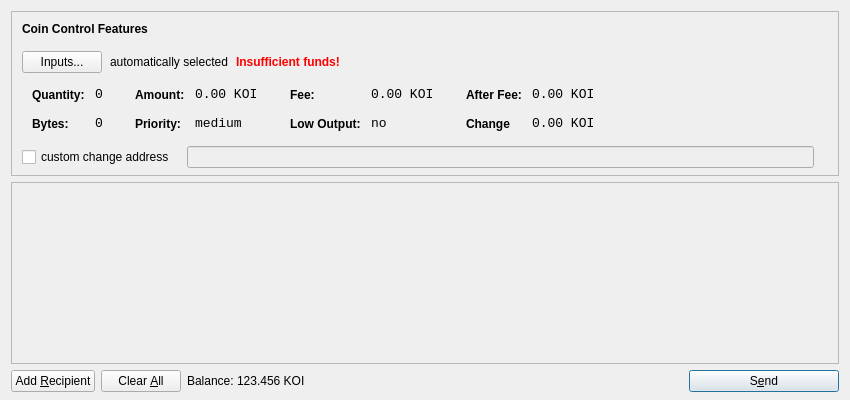
<?xml version="1.0" encoding="UTF-8"?>
<ui version="4.0">
 <class>SendCoinsDialog</class>
 <widget class="QDialog" name="SendCoinsDialog">
  <property name="geometry">
   <rect>
    <x>0</x>
    <y>0</y>
    <width>850</width>
    <height>400</height>
   </rect>
  </property>
  <property name="windowTitle">
   <string>Send Coins</string>
  </property>
  <layout class="QVBoxLayout" name="verticalLayout" stretch="0,1,0">
   <property name="bottomMargin">
    <number>8</number>
   </property>
   <item>
    <widget class="QFrame" name="frameCoinControl">
     <property name="sizePolicy">
      <sizepolicy hsizetype="Expanding" vsizetype="Expanding">
       <horstretch>0</horstretch>
       <verstretch>0</verstretch>
      </sizepolicy>
     </property>
     <property name="maximumSize">
      <size>
       <width>16777215</width>
       <height>16777215</height>
      </size>
     </property>
     <property name="frameShape">
      <enum>QFrame::StyledPanel</enum>
     </property>
     <property name="frameShadow">
      <enum>QFrame::Sunken</enum>
     </property>
     <layout class="QVBoxLayout" name="verticalLayoutCoinControl2">
      <property name="spacing">
       <number>-1</number>
      </property>
      <property name="leftMargin">
       <number>0</number>
      </property>
      <property name="topMargin">
       <number>0</number>
      </property>
      <property name="rightMargin">
       <number>0</number>
      </property>
      <property name="bottomMargin">
       <number>6</number>
      </property>
      <item>
       <layout class="QVBoxLayout" name="verticalLayoutCoinControl" stretch="0,0,0,0,1">
        <property name="spacing">
         <number>0</number>
        </property>
        <property name="leftMargin">
         <number>10</number>
        </property>
        <property name="topMargin">
         <number>10</number>
        </property>
        <item>
         <layout class="QHBoxLayout" name="horizontalLayoutCoinControl1">
          <property name="bottomMargin">
           <number>15</number>
          </property>
          <item>
           <widget class="QLabel" name="labelCoinControlFeatures">
            <property name="sizePolicy">
             <sizepolicy hsizetype="Preferred" vsizetype="Maximum">
              <horstretch>0</horstretch>
              <verstretch>0</verstretch>
             </sizepolicy>
            </property>
            <property name="font">
             <font>
              <weight>75</weight>
              <bold>true</bold>
             </font>
            </property>
            <property name="styleSheet">
             <string notr="true">font-weight:bold;</string>
            </property>
            <property name="text">
             <string>Coin Control Features</string>
            </property>
           </widget>
          </item>
         </layout>
        </item>
        <item>
         <layout class="QHBoxLayout" name="horizontalLayoutCoinControl2" stretch="0,0,0,0">
          <property name="spacing">
           <number>8</number>
          </property>
          <property name="bottomMargin">
           <number>10</number>
          </property>
          <item>
           <widget class="QPushButton" name="pushButtonCoinControl">
            <property name="styleSheet">
             <string notr="true"/>
            </property>
            <property name="text">
             <string>Inputs...</string>
            </property>
           </widget>
          </item>
          <item>
           <widget class="QLabel" name="labelCoinControlAutomaticallySelected">
            <property name="text">
             <string>automatically selected</string>
            </property>
            <property name="margin">
             <number>5</number>
            </property>
           </widget>
          </item>
          <item>
           <widget class="QLabel" name="labelCoinControlInsuffFunds">
            <property name="font">
             <font>
              <weight>75</weight>
              <bold>true</bold>
             </font>
            </property>
            <property name="styleSheet">
             <string notr="true">color:red;font-weight:bold;</string>
            </property>
            <property name="text">
             <string>Insufficient funds!</string>
            </property>
            <property name="margin">
             <number>5</number>
            </property>
           </widget>
          </item>
          <item>
           <spacer name="horizontalSpacerCoinControl">
            <property name="orientation">
             <enum>Qt::Horizontal</enum>
            </property>
            <property name="sizeHint" stdset="0">
             <size>
              <width>40</width>
              <height>1</height>
             </size>
            </property>
           </spacer>
          </item>
         </layout>
        </item>
        <item>
         <widget class="QWidget" name="widgetCoinControl" native="true">
          <property name="sizePolicy">
           <sizepolicy hsizetype="Preferred" vsizetype="Preferred">
            <horstretch>0</horstretch>
            <verstretch>0</verstretch>
           </sizepolicy>
          </property>
          <property name="minimumSize">
           <size>
            <width>0</width>
            <height>0</height>
           </size>
          </property>
          <property name="styleSheet">
           <string notr="true"/>
          </property>
          <layout class="QHBoxLayout" name="horizontalLayoutCoinControl5">
           <property name="margin">
            <number>0</number>
           </property>
           <item>
            <layout class="QHBoxLayout" name="horizontalLayoutCoinControl3" stretch="0,0,0,1">
             <property name="spacing">
              <number>20</number>
             </property>
             <property name="topMargin">
              <number>0</number>
             </property>
             <property name="bottomMargin">
              <number>10</number>
             </property>
             <item>
              <layout class="QFormLayout" name="formLayoutCoinControl1">
               <property name="horizontalSpacing">
                <number>10</number>
               </property>
               <property name="verticalSpacing">
                <number>14</number>
               </property>
               <property name="leftMargin">
                <number>10</number>
               </property>
               <property name="topMargin">
                <number>4</number>
               </property>
               <property name="rightMargin">
                <number>6</number>
               </property>
               <item row="0" column="0">
                <widget class="QLabel" name="labelCoinControlQuantityText">
                 <property name="styleSheet">
                  <string notr="true">font-weight:bold;</string>
                 </property>
                 <property name="text">
                  <string>Quantity:</string>
                 </property>
                 <property name="margin">
                  <number>0</number>
                 </property>
                </widget>
               </item>
               <item row="0" column="1">
                <widget class="QLabel" name="labelCoinControlQuantity">
                 <property name="font">
                  <font>
                   <family>Monospace</family>
                   <pointsize>10</pointsize>
                  </font>
                 </property>
                 <property name="cursor">
                  <cursorShape>IBeamCursor</cursorShape>
                 </property>
                 <property name="contextMenuPolicy">
                  <enum>Qt::ActionsContextMenu</enum>
                 </property>
                 <property name="text">
                  <string>0</string>
                 </property>
                 <property name="margin">
                  <number>0</number>
                 </property>
                 <property name="textInteractionFlags">
                  <set>Qt::LinksAccessibleByMouse|Qt::TextSelectableByKeyboard|Qt::TextSelectableByMouse</set>
                 </property>
                </widget>
               </item>
               <item row="1" column="0">
                <widget class="QLabel" name="labelCoinControlBytesText">
                 <property name="styleSheet">
                  <string notr="true">font-weight:bold;</string>
                 </property>
                 <property name="text">
                  <string>Bytes:</string>
                 </property>
                </widget>
               </item>
               <item row="1" column="1">
                <widget class="QLabel" name="labelCoinControlBytes">
                 <property name="font">
                  <font>
                   <family>Monospace</family>
                   <pointsize>10</pointsize>
                  </font>
                 </property>
                 <property name="cursor">
                  <cursorShape>IBeamCursor</cursorShape>
                 </property>
                 <property name="contextMenuPolicy">
                  <enum>Qt::ActionsContextMenu</enum>
                 </property>
                 <property name="text">
                  <string>0</string>
                 </property>
                 <property name="textInteractionFlags">
                  <set>Qt::LinksAccessibleByMouse|Qt::TextSelectableByKeyboard|Qt::TextSelectableByMouse</set>
                 </property>
                </widget>
               </item>
              </layout>
             </item>
             <item>
              <layout class="QFormLayout" name="formLayoutCoinControl2">
               <property name="horizontalSpacing">
                <number>10</number>
               </property>
               <property name="verticalSpacing">
                <number>14</number>
               </property>
               <property name="leftMargin">
                <number>6</number>
               </property>
               <property name="topMargin">
                <number>4</number>
               </property>
               <property name="rightMargin">
                <number>6</number>
               </property>
               <item row="0" column="0">
                <widget class="QLabel" name="labelCoinControlAmountText">
                 <property name="styleSheet">
                  <string notr="true">font-weight:bold;</string>
                 </property>
                 <property name="text">
                  <string>Amount:</string>
                 </property>
                 <property name="margin">
                  <number>0</number>
                 </property>
                </widget>
               </item>
               <item row="0" column="1">
                <widget class="QLabel" name="labelCoinControlAmount">
                 <property name="font">
                  <font>
                   <family>Monospace</family>
                   <pointsize>10</pointsize>
                  </font>
                 </property>
                 <property name="cursor">
                  <cursorShape>IBeamCursor</cursorShape>
                 </property>
                 <property name="contextMenuPolicy">
                  <enum>Qt::ActionsContextMenu</enum>
                 </property>
                 <property name="text">
                  <string>0.00 KOI</string>
                 </property>
                 <property name="textInteractionFlags">
                  <set>Qt::LinksAccessibleByMouse|Qt::TextSelectableByKeyboard|Qt::TextSelectableByMouse</set>
                 </property>
                </widget>
               </item>
               <item row="1" column="0">
                <widget class="QLabel" name="labelCoinControlPriorityText">
                 <property name="styleSheet">
                  <string notr="true">font-weight:bold;</string>
                 </property>
                 <property name="text">
                  <string>Priority:</string>
                 </property>
                </widget>
               </item>
               <item row="1" column="1">
                <widget class="QLabel" name="labelCoinControlPriority">
                 <property name="font">
                  <font>
                   <family>Monospace</family>
                   <pointsize>10</pointsize>
                  </font>
                 </property>
                 <property name="cursor">
                  <cursorShape>IBeamCursor</cursorShape>
                 </property>
                 <property name="contextMenuPolicy">
                  <enum>Qt::ActionsContextMenu</enum>
                 </property>
                 <property name="text">
                  <string>medium</string>
                 </property>
                 <property name="textInteractionFlags">
                  <set>Qt::LinksAccessibleByMouse|Qt::TextSelectableByKeyboard|Qt::TextSelectableByMouse</set>
                 </property>
                </widget>
               </item>
              </layout>
             </item>
             <item>
              <layout class="QFormLayout" name="formLayoutCoinControl3">
               <property name="horizontalSpacing">
                <number>10</number>
               </property>
               <property name="verticalSpacing">
                <number>14</number>
               </property>
               <property name="leftMargin">
                <number>6</number>
               </property>
               <property name="topMargin">
                <number>4</number>
               </property>
               <property name="rightMargin">
                <number>6</number>
               </property>
               <item row="0" column="0">
                <widget class="QLabel" name="labelCoinControlFeeText">
                 <property name="styleSheet">
                  <string notr="true">font-weight:bold;</string>
                 </property>
                 <property name="text">
                  <string>Fee:</string>
                 </property>
                 <property name="margin">
                  <number>0</number>
                 </property>
                </widget>
               </item>
               <item row="0" column="1">
                <widget class="QLabel" name="labelCoinControlFee">
                 <property name="font">
                  <font>
                   <family>Monospace</family>
                   <pointsize>10</pointsize>
                  </font>
                 </property>
                 <property name="cursor">
                  <cursorShape>IBeamCursor</cursorShape>
                 </property>
                 <property name="contextMenuPolicy">
                  <enum>Qt::ActionsContextMenu</enum>
                 </property>
                 <property name="text">
                  <string>0.00 KOI</string>
                 </property>
                 <property name="textInteractionFlags">
                  <set>Qt::LinksAccessibleByMouse|Qt::TextSelectableByKeyboard|Qt::TextSelectableByMouse</set>
                 </property>
                </widget>
               </item>
               <item row="1" column="0">
                <widget class="QLabel" name="labelCoinControlLowOutputText">
                 <property name="styleSheet">
                  <string notr="true">font-weight:bold;</string>
                 </property>
                 <property name="text">
                  <string>Low Output:</string>
                 </property>
                </widget>
               </item>
               <item row="1" column="1">
                <widget class="QLabel" name="labelCoinControlLowOutput">
                 <property name="font">
                  <font>
                   <family>Monospace</family>
                   <pointsize>10</pointsize>
                  </font>
                 </property>
                 <property name="cursor">
                  <cursorShape>IBeamCursor</cursorShape>
                 </property>
                 <property name="contextMenuPolicy">
                  <enum>Qt::ActionsContextMenu</enum>
                 </property>
                 <property name="text">
                  <string>no</string>
                 </property>
                 <property name="textInteractionFlags">
                  <set>Qt::LinksAccessibleByMouse|Qt::TextSelectableByKeyboard|Qt::TextSelectableByMouse</set>
                 </property>
                </widget>
               </item>
              </layout>
             </item>
             <item>
              <layout class="QFormLayout" name="formLayoutCoinControl4">
               <property name="horizontalSpacing">
                <number>10</number>
               </property>
               <property name="verticalSpacing">
                <number>14</number>
               </property>
               <property name="leftMargin">
                <number>6</number>
               </property>
               <property name="topMargin">
                <number>4</number>
               </property>
               <property name="rightMargin">
                <number>6</number>
               </property>
               <item row="0" column="0">
                <widget class="QLabel" name="labelCoinControlAfterFeeText">
                 <property name="styleSheet">
                  <string notr="true">font-weight:bold;</string>
                 </property>
                 <property name="text">
                  <string>After Fee:</string>
                 </property>
                 <property name="margin">
                  <number>0</number>
                 </property>
                </widget>
               </item>
               <item row="0" column="1">
                <widget class="QLabel" name="labelCoinControlAfterFee">
                 <property name="font">
                  <font>
                   <family>Monospace</family>
                   <pointsize>10</pointsize>
                  </font>
                 </property>
                 <property name="cursor">
                  <cursorShape>IBeamCursor</cursorShape>
                 </property>
                 <property name="contextMenuPolicy">
                  <enum>Qt::ActionsContextMenu</enum>
                 </property>
                 <property name="text">
                  <string>0.00 KOI</string>
                 </property>
                 <property name="textInteractionFlags">
                  <set>Qt::LinksAccessibleByMouse|Qt::TextSelectableByKeyboard|Qt::TextSelectableByMouse</set>
                 </property>
                </widget>
               </item>
               <item row="1" column="0">
                <widget class="QLabel" name="labelCoinControlChangeText">
                 <property name="styleSheet">
                  <string notr="true">font-weight:bold;</string>
                 </property>
                 <property name="text">
                  <string>Change</string>
                 </property>
                </widget>
               </item>
               <item row="1" column="1">
                <widget class="QLabel" name="labelCoinControlChange">
                 <property name="font">
                  <font>
                   <family>Monospace</family>
                   <pointsize>10</pointsize>
                  </font>
                 </property>
                 <property name="cursor">
                  <cursorShape>IBeamCursor</cursorShape>
                 </property>
                 <property name="contextMenuPolicy">
                  <enum>Qt::ActionsContextMenu</enum>
                 </property>
                 <property name="text">
                  <string>0.00 KOI</string>
                 </property>
                 <property name="textInteractionFlags">
                  <set>Qt::LinksAccessibleByMouse|Qt::TextSelectableByKeyboard|Qt::TextSelectableByMouse</set>
                 </property>
                </widget>
               </item>
              </layout>
             </item>
            </layout>
           </item>
          </layout>
         </widget>
        </item>
        <item>
         <layout class="QHBoxLayout" name="horizontalLayoutCoinControl4" stretch="0,0,0">
          <property name="spacing">
           <number>12</number>
          </property>
          <property name="sizeConstraint">
           <enum>QLayout::SetDefaultConstraint</enum>
          </property>
          <property name="topMargin">
           <number>5</number>
          </property>
          <property name="rightMargin">
           <number>5</number>
          </property>
          <item>
           <widget class="QCheckBox" name="checkBoxCoinControlChange">
            <property name="text">
             <string>custom change address</string>
            </property>
           </widget>
          </item>
          <item>
           <widget class="QLineEdit" name="lineEditCoinControlChange">
            <property name="enabled">
             <bool>false</bool>
            </property>
            <property name="sizePolicy">
             <sizepolicy hsizetype="Expanding" vsizetype="Fixed">
              <horstretch>0</horstretch>
              <verstretch>0</verstretch>
             </sizepolicy>
            </property>
           </widget>
          </item>
          <item>
           <widget class="QLabel" name="labelCoinControlChangeLabel">
            <property name="sizePolicy">
             <sizepolicy hsizetype="Preferred" vsizetype="Expanding">
              <horstretch>0</horstretch>
              <verstretch>0</verstretch>
             </sizepolicy>
            </property>
            <property name="minimumSize">
             <size>
              <width>0</width>
              <height>0</height>
             </size>
            </property>
            <property name="text">
             <string/>
            </property>
            <property name="margin">
             <number>3</number>
            </property>
           </widget>
          </item>
         </layout>
        </item>
        <item>
         <spacer name="verticalSpacerCoinControl">
          <property name="orientation">
           <enum>Qt::Vertical</enum>
          </property>
          <property name="sizeHint" stdset="0">
           <size>
            <width>800</width>
            <height>1</height>
           </size>
          </property>
         </spacer>
        </item>
       </layout>
      </item>
     </layout>
    </widget>
   </item>
   <item>
    <widget class="QScrollArea" name="scrollArea">
     <property name="widgetResizable">
      <bool>true</bool>
     </property>
     <widget class="QWidget" name="scrollAreaWidgetContents">
      <property name="geometry">
       <rect>
        <x>0</x>
        <y>0</y>
        <width>830</width>
        <height>165</height>
       </rect>
      </property>
      <layout class="QVBoxLayout" name="verticalLayout_2">
       <property name="margin">
        <number>0</number>
       </property>
       <item>
        <layout class="QVBoxLayout" name="entries">
         <property name="spacing">
          <number>6</number>
         </property>
        </layout>
       </item>
       <item>
        <spacer name="verticalSpacer">
         <property name="orientation">
          <enum>Qt::Vertical</enum>
         </property>
         <property name="sizeHint" stdset="0">
          <size>
           <width>20</width>
           <height>40</height>
          </size>
         </property>
        </spacer>
       </item>
      </layout>
     </widget>
    </widget>
   </item>
   <item>
    <layout class="QHBoxLayout" name="horizontalLayout">
     <item>
      <widget class="QPushButton" name="addButton">
       <property name="toolTip">
        <string>Send to multiple recipients at once</string>
       </property>
       <property name="text">
        <string>Add &amp;Recipient</string>
       </property>
       <property name="icon">
        <iconset resource="../bitcoin.qrc">
         <normaloff>:/icons/add</normaloff>:/icons/add</iconset>
       </property>
       <property name="autoDefault">
        <bool>false</bool>
       </property>
      </widget>
     </item>
     <item>
      <widget class="QPushButton" name="clearButton">
       <property name="sizePolicy">
        <sizepolicy hsizetype="Minimum" vsizetype="Fixed">
         <horstretch>0</horstretch>
         <verstretch>0</verstretch>
        </sizepolicy>
       </property>
       <property name="toolTip">
        <string>Remove all transaction fields</string>
       </property>
       <property name="text">
        <string>Clear &amp;All</string>
       </property>
       <property name="icon">
        <iconset resource="../bitcoin.qrc">
         <normaloff>:/icons/remove</normaloff>:/icons/remove</iconset>
       </property>
       <property name="autoRepeatDelay">
        <number>300</number>
       </property>
       <property name="autoDefault">
        <bool>false</bool>
       </property>
      </widget>
     </item>
     <item>
      <layout class="QHBoxLayout" name="horizontalLayout_2">
       <property name="spacing">
        <number>3</number>
       </property>
       <item>
        <widget class="QLabel" name="label">
         <property name="sizePolicy">
          <sizepolicy hsizetype="Preferred" vsizetype="Fixed">
           <horstretch>0</horstretch>
           <verstretch>0</verstretch>
          </sizepolicy>
         </property>
         <property name="text">
          <string>Balance:</string>
         </property>
        </widget>
       </item>
       <item>
        <widget class="QLabel" name="labelBalance">
         <property name="sizePolicy">
          <sizepolicy hsizetype="Preferred" vsizetype="Fixed">
           <horstretch>0</horstretch>
           <verstretch>0</verstretch>
          </sizepolicy>
         </property>
         <property name="cursor">
          <cursorShape>IBeamCursor</cursorShape>
         </property>
         <property name="text">
          <string>123.456 KOI</string>
         </property>
         <property name="textInteractionFlags">
          <set>Qt::LinksAccessibleByMouse|Qt::TextSelectableByKeyboard|Qt::TextSelectableByMouse</set>
         </property>
        </widget>
       </item>
      </layout>
     </item>
     <item>
      <spacer name="horizontalSpacer">
       <property name="orientation">
        <enum>Qt::Horizontal</enum>
       </property>
       <property name="sizeHint" stdset="0">
        <size>
         <width>40</width>
         <height>20</height>
        </size>
       </property>
      </spacer>
     </item>
     <item>
      <widget class="QPushButton" name="sendButton">
       <property name="minimumSize">
        <size>
         <width>150</width>
         <height>0</height>
        </size>
       </property>
       <property name="toolTip">
        <string>Confirm the send action</string>
       </property>
       <property name="text">
        <string>S&amp;end</string>
       </property>
       <property name="icon">
        <iconset resource="../bitcoin.qrc">
         <normaloff>:/icons/send</normaloff>:/icons/send</iconset>
       </property>
       <property name="default">
        <bool>true</bool>
       </property>
      </widget>
     </item>
    </layout>
   </item>
  </layout>
 </widget>
 <resources>
  <include location="../bitcoin.qrc"/>
 </resources>
 <connections/>
</ui>
